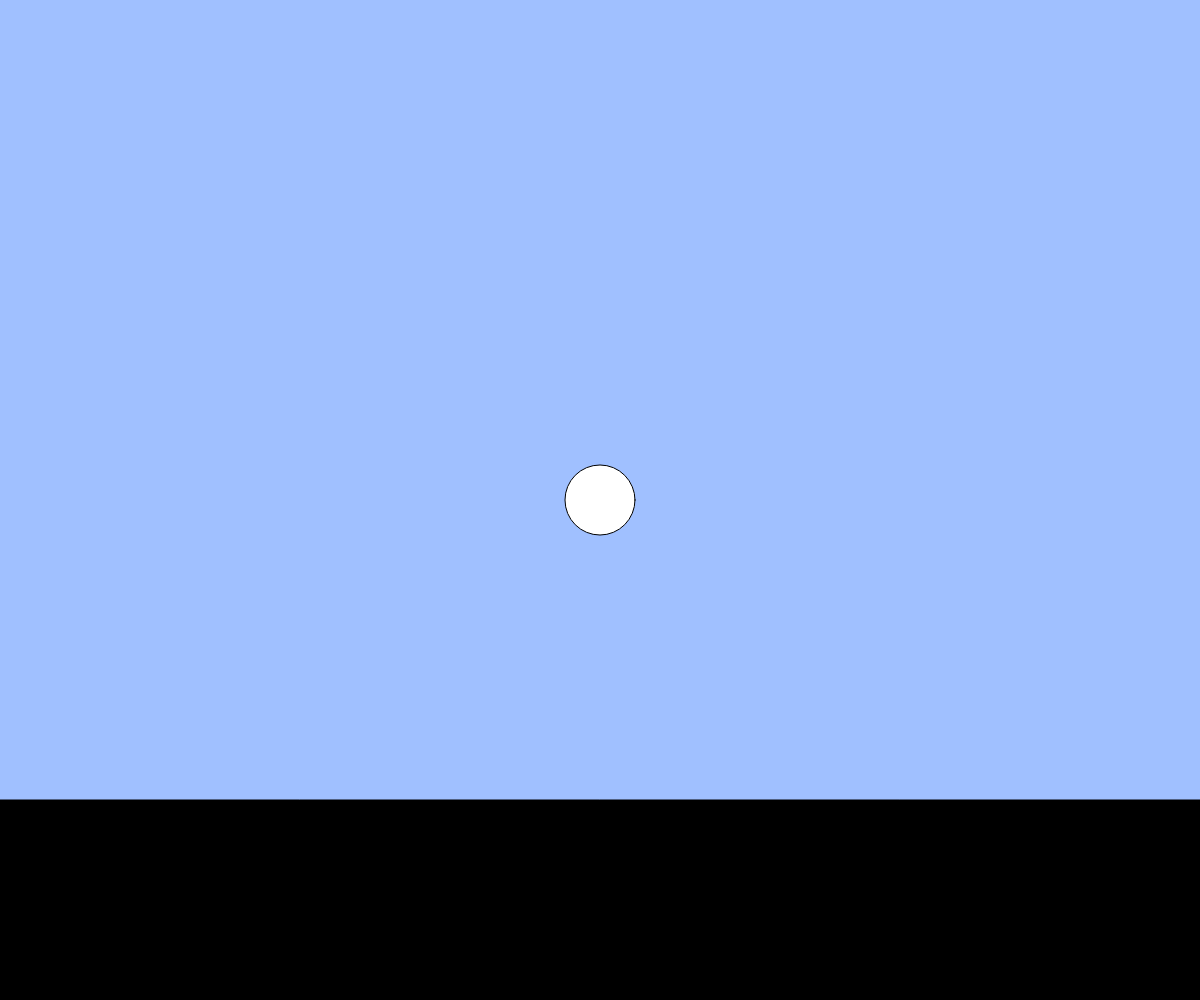
Frame 1 (no input)
Frame 60 (no input): identical to frame 1, image omitted
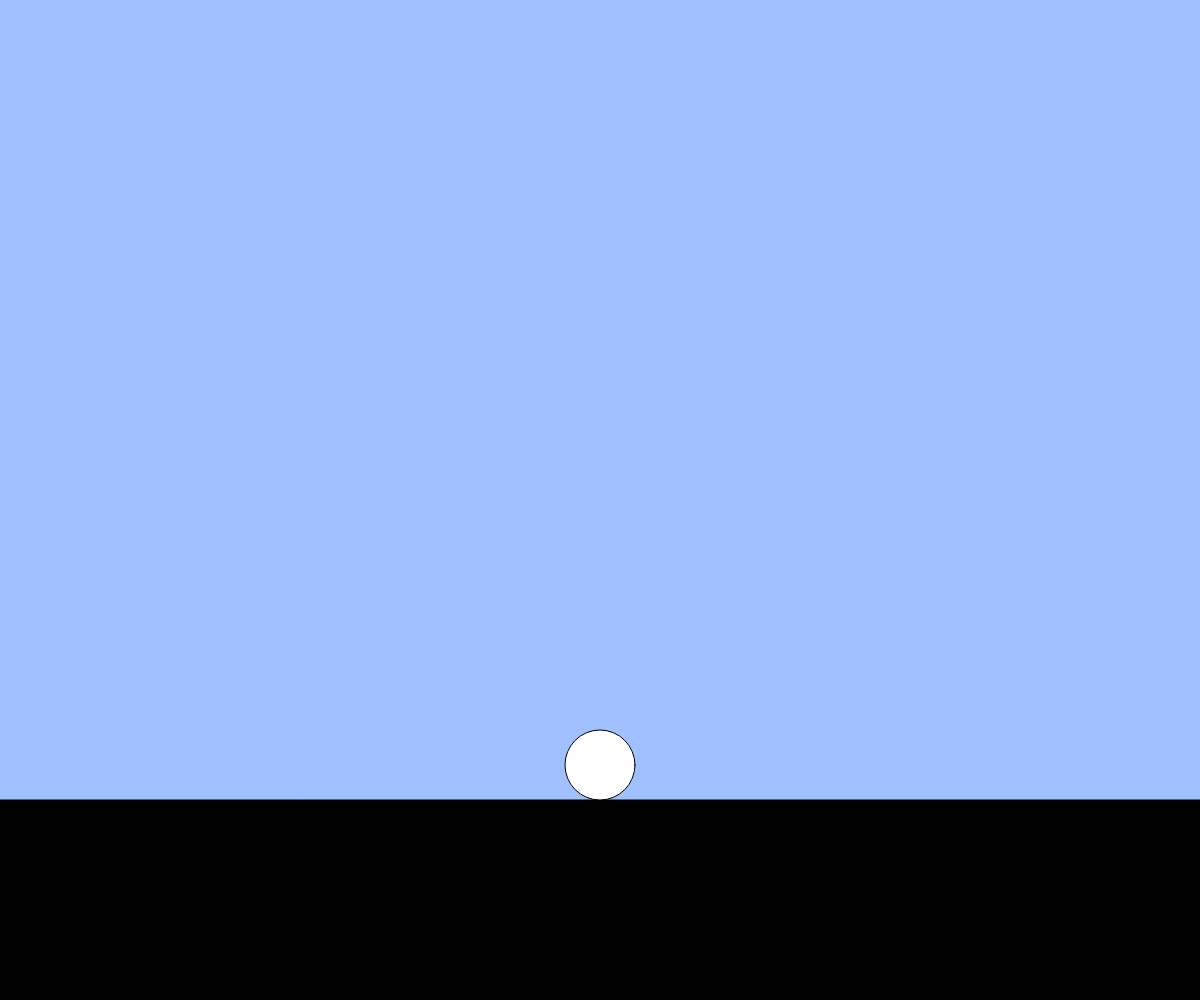
Frame 120 (the mouse pressed at the canvas centre since frame 60)

The p5.js sketch that drew these frames (run headless with seeded random() and noise() and a simulated clock; from frame 60 on, the mouse is pressed at the canvas centre):

// p5.js sketch
// ── sketch.js
// 最終課題を制作しよう
let x, y, vy, g;
let started = false;

function setup(){
  createCanvas(windowWidth, windowHeight);
  x = width/2;
  y = height/2;
  vy = 0
  g = 0.5
}

function draw(){
  background(160, 192, 255);
   const groundY = height * 0.8; 
  fill(0);
  rect(0, groundY, width, height - groundY);

  fill(255, 255, 255)
  ellipse(x, y, 70, 70)

  if (started){
  vy += g;
  y += vy;

  if (y >= groundY - 35){
    y = groundY - 35;
    vy = 0
  }
}
}

function mousePressed(){
  started = true;
   let d = dist(mouseX, mouseY, x, y);
     if (d < 35) {
  vy = -10 
}
}
